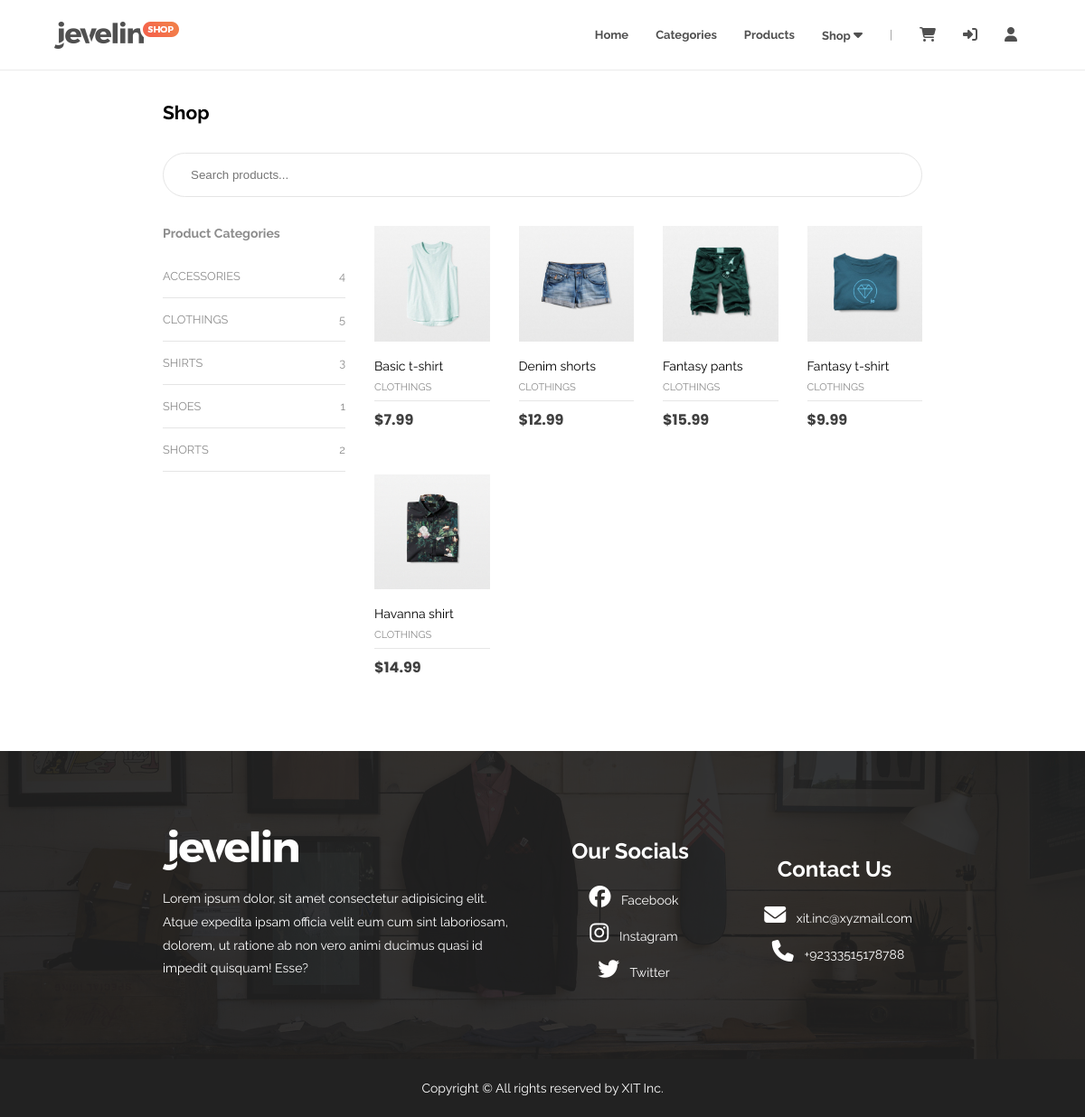
Page /php/product_category.php?categoryname=clothings on the committed database.
### tables this page shows
CREATE TABLE products(
    product_id INT PRIMARY KEY AUTO_INCREMENT,
    product_name VARCHAR(255) NOT NULL,
    product_desc VARCHAR(255) NOT NULL,
    product_price FLOAT(2) NOT NULL,
    product_quantity INT NOT NULL,
    release_date DATE NOT NULL,
    product_img VARCHAR(255) NOT NULL
);

### php/product_category.php (the view, shortened to what this page needs)
<?php
require('inc/connection.php');
$condition = $_GET['categoryname'];
$sql = "SELECT product_id, product_name, product_price, product_img,
GROUP_CONCAT(category_name) AS \"categories\"
FROM products
NATURAL JOIN products_category
NATURAL JOIN category
WHERE category_name LIKE \"$condition\"
GROUP BY product_id";
$count = 'SELECT
SUM(CASE WHEN category_name = "clothings" THEN 1 ELSE 0 END) AS "clothings_count",
SUM(CASE WHEN category_name = "shirts" THEN 1 ELSE 0 END) AS "shirts_count",
SUM(CASE WHEN category_name = "shorts" THEN 1 ELSE 0 END) AS "shorts_count",
SUM(CASE WHEN category_name = "shoes" THEN 1 ELSE 0 END) AS "shoes_count",
SUM(CASE WHEN category_name = "accessories" THEN 1 ELSE 0 END) AS "accessories_count"
FROM products NATURAL JOIN products_category NATURAL JOIN category;
';
$result = mysqli_query($conn, $sql);
$products = mysqli_fetch_all($result, MYSQLI_ASSOC);
$result = mysqli_query($conn, $count);
$category_count = mysqli_fetch_all($result, MYSQLI_ASSOC);
?>
<!DOCTYPE html>
<html lang="en">
<head>
    <link rel="stylesheet" href="../css/style.css" />
</head>
<body>
    <?php include('inc/header.php'); ?>
    <section id="shop">
        <div class="container">
            <div class="shop-title">
                <a href="shop.php"><h1>Shop</h1></a>
            </div>
            <div class="search">
                <input type="text" placeholder="Search products...">
            </div>
            <div class="shop-content">
                <div class="left-content">
                    <div class="product-categories">
                        <label for="product-category-names">Product Categories</label>
                        <div class="product-category-names">
                            <a href="product_category.php?categoryname=<?php echo 'accessories'; ?>">
                                <p>Accessories</p>
                                <span><?php print_r($category_count[0]['accessories_count']); ?></span>
                            </a>
                            <a href="product_category.php?categoryname=<?php echo 'clothings'; ?>">
                                <p>Clothings</p>
                                <span><?php print_r($category_count[0]['clothings_count']); ?></span>
                            </a>
                            <a href="product_category.php?categoryname=<?php echo 'shirts'; ?>">
                                <p>Shirts</p>
                                <span><?php print_r($category_count[0]['shirts_count']); ?></span>
                            </a>
                            <a href="product_category.php?categoryname=<?php echo 'shoes'; ?>">
                                <p>Shoes</p>
                                <span><?php print_r($category_count[0]['shoes_count']); ?></span>
                            </a>
                            <a href="product_category.php?categoryname=<?php echo 'shorts'; ?>">
                                <p>Shorts</p>
                                <span><?php print_r($category_count[0]['shorts_count']); ?></span>
                            </a>
                        </div>
                    </div>
                </div>
                <div class="right-content">
                    <div class="items-grid">
                    <?php
                    foreach($products as $k=>$v) {
                        $combined_categories = $v['categories'];
                        $categories = explode(',', $combined_categories);
                        echo '
                        <div class="item-box';foreach($categories as $c){echo " ".$c;} echo'">
                            <a href="product_details.php?productid='.$v['product_id'].'">
                                <img src="../images/'.$v['product_img'].'">
                            </a>
                            <div class="item-box-content-wrapper">
                                <a href="product_details.php?productid='.$v['product_id'].'">
                                    <div class="item-box-title">
                                        <h2>'.$v['product_name'].'</h2>
                                        <p>';foreach($categories as $c){echo $c." ";} echo '</p>
                                    </div>
                                </a>
                                <div class="item-box-line-divider"></div>
                                <div class="item-box-price">
                                    <span>$'.$v['product_price'].'</span>
                                </div>
                            </div>
                        </div>';
                    }
                    ?>
                    </div>
                </div>
            </div>
        </div>
    </section>
    <?php include('inc/footer.php'); ?>
</body>
</html>

### css/style.css (style rules this page uses)
* { margin: 0; padding: 0; box-sizing: border-box; }
a, button { cursor: pointer !important; }
body { font-family: "Raleway", sans-serif; color: #8d8d8d; font-size: 0.875rem; }
a { text-decoration: none; color: #8d8d8d; }
.container { width: 70%; margin: auto; }
.items-grid { padding: 1rem 0; display: grid; grid-template-columns: repeat(4, 1fr); grid-gap: 2rem; justify-content: center; align-items: center; }
.item-box img { width: 100%; }
.item-box-content-wrapper { margin: 1rem 0; }
.item-box-title h2 { color: black; font-weight: 400; font-size: 1em; margin-bottom: 0.5rem; }
.item-box-title p { text-transform: uppercase; color: #8d8d8d; font-size: 0.7rem; }
.item-box-line-divider { width: 100%; height: 1px; background-color: #e6e6e6; margin: 0.5rem 0; }
.item-box-price { font-family: "Poppins", sans-serif; color: #3f3f3f !important; font-weight: bold; font-size: 1rem; }
#shop { margin-top: 5rem; margin-bottom: 3rem; }
.shop-title { padding-top: 2rem; padding-bottom: 2rem; width: 3rem; }
.shop-title a { color: black; }
.shop-content { display: grid; grid-template-columns: 1fr 3fr; justify-content: center; grid-gap: 2rem; }
.shop-content label { font-weight: bold; }
.left-content div { margin: 1rem 0; }
.product-category-names a { display: flex; justify-content: space-between; align-items: center; flex-direction: row; border-bottom: 1px solid #e5e5e5; cursor: pointer; text-transform: uppercase; color: #8d8d8d; font-size: 0.8rem; padding: 1rem 0; }
.search { margin-bottom: 1rem; }
.search input { padding: 16px 30px; padding-right: 60px; border-radius: 100px; display: block; width: 100%; font-weight: 400; transition: 0.25s background-color; border: 1px solid #ddd; color: #8d8d8d; border-color: #e5e5e5; outline: none; }

### rows in the picture
products: product_img (picture), product_name "Basic t-shirt", c "CLOTHINGS", product_price "7.99"
products: product_img (picture), product_name "Denim shorts", c "CLOTHINGS", product_price "12.99"
products: product_img (picture), product_name "Fantasy pants", c "CLOTHINGS", product_price "15.99"
products: product_img (picture), product_name "Fantasy t-shirt", c "CLOTHINGS", product_price "9.99"
products: product_img (picture), product_name "Havanna shirt", c "CLOTHINGS", product_price "14.99"
